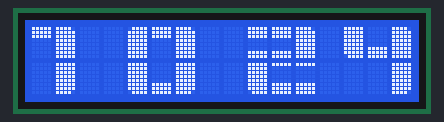
A program run on a simulated Arduino Uno, built with avr-gcc and run on an emulated ATmega328P. On the bench: 16×2 character LCD. Wiring (from diagram.json): DS1307 clock at I2C address 0x68. The local clock reads 2024-03-15 10:24:30 at power-on unless the program sets it.

Above: at 0.1 s.
At 15.2 s:
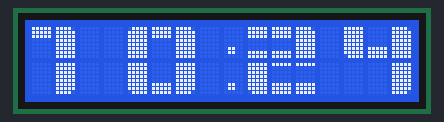
At 31.3 s:
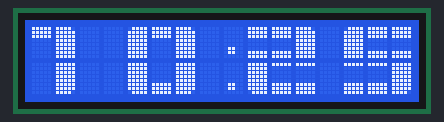
At 64.5 s:
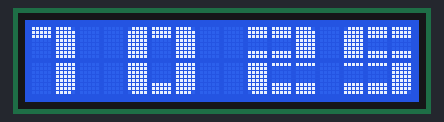
At 95.6 s:
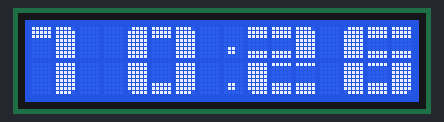
At 128.8 s:
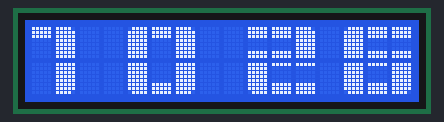

Measured:
- what the display in image 1 shows lasts 1.0 s, from 15.2 s to 16.2 s

The program:

main.cpp
```cpp
#include <Arduino.h>
#include <Wire.h>
#include <LiquidCrystal.h>

#define DS1307_ADDRESS 0x68

LiquidCrystal lcd(12, 11, 10, 9, 8, 7);
byte segment[8][8] =
{
  { B01111,  B11111,  B11111,  B11111,  B11111,  B11111,  B11111,  B11111 },
  { B11111,  B11111,  B11111,  B00000,  B00000,  B00000,  B00000,  B00000 },
  { B11110,  B11111,  B11111,  B11111,  B11111,  B11111,  B11111,  B11111 },
  { B11111,  B11111,  B11111,  B11111,  B11111,  B11111,  B11111,  B01111 },
  { B00000,  B00000,  B00000,  B00000,  B00000,  B11111,  B11111,  B11111 },
  { B11111,  B11111,  B11111,  B11111,  B11111,  B11111,  B11111,  B11110 },
  { B11111,  B11111,  B11111,  B00000,  B00000,  B00000,  B11111,  B11111 },
  { B11111,  B00000,  B00000,  B00000,  B00000,  B11111,  B11111,  B11111 }
};

byte zero = 0x00;

int col = 0;

int number, lastMin1, lastMin2, lastHour1, lastHour2;
void showClock();

void setup()
{
  Wire.begin();
  lcd.begin(16, 2);
  for (byte i = 0; i < 8; i++) {
    lcd.createChar(i, segment[i]);
  }
}

void loop()
{
  showClock();
  delay(1000);
}

byte convertToBCD(byte val) {
  return ( (val / 10 * 16) + (val % 10) );
}

byte convertToDecimal(byte val) {
  return ( (val / 16 * 10) + (val % 16) );
}

void digit0()
{
  lcd.setCursor(col, 0);
  lcd.write((byte)0);
  lcd.write(1);
  lcd.write(2);
  lcd.setCursor(col, 1);
  lcd.write(3);
  lcd.write(4);
  lcd.write(5);
}

void digit1()
{
  lcd.setCursor(col, 0);
  lcd.write(1);
  lcd.write(2);
  lcd.setCursor(col + 1, 1);
  lcd.write(5);
}

void digit2()
{
  lcd.setCursor(col, 0);
  lcd.write(6);
  lcd.write(6);
  lcd.write(2);
  lcd.setCursor(col, 1);
  lcd.write(3);
  lcd.write(7);
  lcd.write(7);
}

void digit3()
{
  lcd.setCursor(col, 0);
  lcd.write(6);
  lcd.write(6);
  lcd.write(2);
  lcd.setCursor(col, 1);
  lcd.write(7);
  lcd.write(7);
  lcd.write(5);
}

void digit4()
{
  lcd.setCursor(col, 0);
  lcd.write(3);
  lcd.write(4);
  lcd.write(2);
  lcd.setCursor(col + 2, 1);
  lcd.write(5);
}

void digit5()
{
  lcd.setCursor(col, 0);
  lcd.write((byte)0);
  lcd.write(6);
  lcd.write(6);
  lcd.setCursor(col, 1);
  lcd.write(7);
  lcd.write(7);
  lcd.write(5);
}

void digit6()
{
  lcd.setCursor(col, 0);
  lcd.write((byte)0);
  lcd.write(6);
  lcd.write(6);
  lcd.setCursor(col, 1);
  lcd.write(3);
  lcd.write(7);
  lcd.write(5);
}

void digit7()
{
  lcd.setCursor(col, 0);
  lcd.write(1);
  lcd.write(1);
  lcd.write(2);
  lcd.setCursor(col + 1, 1);
  lcd.write((byte)0);
}

void digit8()
{
  lcd.setCursor(col, 0);
  lcd.write((byte)0);
  lcd.write((byte)6);
  lcd.write(2);
  lcd.setCursor(col, 1);
  lcd.write(3);
  lcd.write(7);
  lcd.write(5);
}

void digit9()
{
  lcd.setCursor(col, 0);
  lcd.write((byte)0);
  lcd.write((byte)6);
  lcd.write((byte)2);
  lcd.setCursor(col + 2, 1);
  lcd.write((byte)5);
}

void showDigit()
{
  switch (number) {
    case 0: digit0();
      break;
    case 1: digit1();
      break;
    case 2: digit2();
      break;
    case 3: digit3();
      break;
    case 4: digit4();
      break;
    case 5: digit5();
      break;
    case 6: digit6();
      break;
    case 7: digit7();
      break;
    case 8: digit8();
      break;
    case 9: digit9();
      break;
  }
}

void showClock()
{
  Wire.beginTransmission(DS1307_ADDRESS);
  Wire.write(zero);
  Wire.endTransmission();
  Wire.requestFrom(DS1307_ADDRESS, 7);

  int seconds = convertToDecimal(Wire.read());
  int minutes = convertToDecimal(Wire.read());
  int hours = convertToDecimal(Wire.read() & 0b111111);
  int dayWeek = convertToDecimal(Wire.read());
  int dayMonth = convertToDecimal(Wire.read());
  int month = convertToDecimal(Wire.read());
  int year = convertToDecimal(Wire.read());

  if (seconds & 1) {
    lcd.setCursor(8, 0);
    lcd.print(".");
    lcd.setCursor(8, 1);
    lcd.print(".");
  } else {
    lcd.setCursor(8, 0);
    lcd.print(" ");
    lcd.setCursor(8, 1);
    lcd.print(" ");
  }

  col = 0;
  number = hours / 10;

  if (lastHour1 != minutes % 10) {
    lcd.setCursor(0, 0);
    lcd.print("   ");
    lcd.setCursor(0, 1);
    lcd.print("   ");
    lastHour1 = minutes % 10;
  }

  showDigit();

  col = 4;
  number = hours % 10;

  if (lastHour2 != minutes % 10) {
    lcd.setCursor(4, 0);
    lcd.print("   ");
    lcd.setCursor(4, 1);
    lcd.print("   ");
    lastHour2 = minutes % 10;
  }

  showDigit();

  col = 9;
  number = minutes / 10;

  if (lastMin1 != minutes % 10) {
    lcd.setCursor(9, 0);
    lcd.print("   ");
    lcd.setCursor(9, 1);
    lcd.print("   ");
    lastMin1 = minutes % 10;
  }

  showDigit();

  col = 13;
  number = minutes % 10;

  if (lastMin2 != minutes % 10) {
    lcd.setCursor(13, 0);
    lcd.print("   ");
    lcd.setCursor(13, 1);
    lcd.print("   ");
    lastMin2 = minutes % 10;
  }

  showDigit();
}

void setDateTime()
{
  byte seconds = 00;
  byte minutes = 00;
  byte hours = 00;
  byte dayWeek = 1;
  byte dayMonth = 17;
  byte month = 5;
  byte year = 21;

  Wire.beginTransmission(DS1307_ADDRESS);
  Wire.write(zero);
  Wire.write(convertToBCD(seconds));
  Wire.write(convertToBCD(minutes));
  Wire.write(convertToBCD(hours));
  Wire.write(convertToBCD(dayWeek));
  Wire.write(convertToBCD(dayMonth));
  Wire.write(convertToBCD(month));
  Wire.write(convertToBCD(year));
  Wire.write(zero);
  Wire.endTransmission();
}
```
